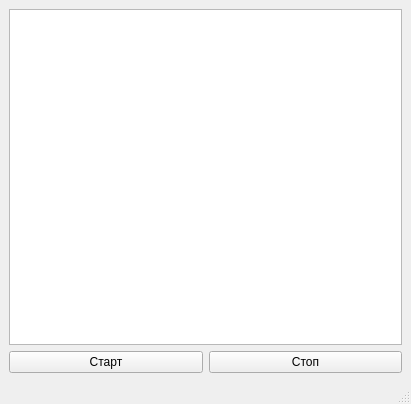
<?xml version="1.0" encoding="UTF-8"?>
<ui version="4.0">
 <class>MainWindow</class>
 <widget class="QMainWindow" name="MainWindow">
  <property name="geometry">
   <rect>
    <x>0</x>
    <y>0</y>
    <width>411</width>
    <height>404</height>
   </rect>
  </property>
  <property name="windowTitle">
   <string>MainWindow</string>
  </property>
  <widget class="QWidget" name="centralwidget">
   <layout class="QGridLayout" name="gridLayout_2">
    <item row="0" column="0">
     <layout class="QGridLayout" name="gridLayout">
      <item row="0" column="0">
       <widget class="QTextEdit" name="outputText"/>
      </item>
      <item row="1" column="0">
       <layout class="QHBoxLayout" name="horizontalLayout_2">
        <item>
         <widget class="QPushButton" name="pushButtonStart">
          <property name="text">
           <string>Старт</string>
          </property>
         </widget>
        </item>
        <item>
         <widget class="QPushButton" name="pushButtonStop">
          <property name="text">
           <string>Стоп</string>
          </property>
         </widget>
        </item>
       </layout>
      </item>
     </layout>
    </item>
   </layout>
  </widget>
  <widget class="QMenuBar" name="menubar">
   <property name="geometry">
    <rect>
     <x>0</x>
     <y>0</y>
     <width>411</width>
     <height>21</height>
    </rect>
   </property>
  </widget>
  <widget class="QStatusBar" name="statusbar"/>
 </widget>
 <resources/>
 <connections/>
</ui>
